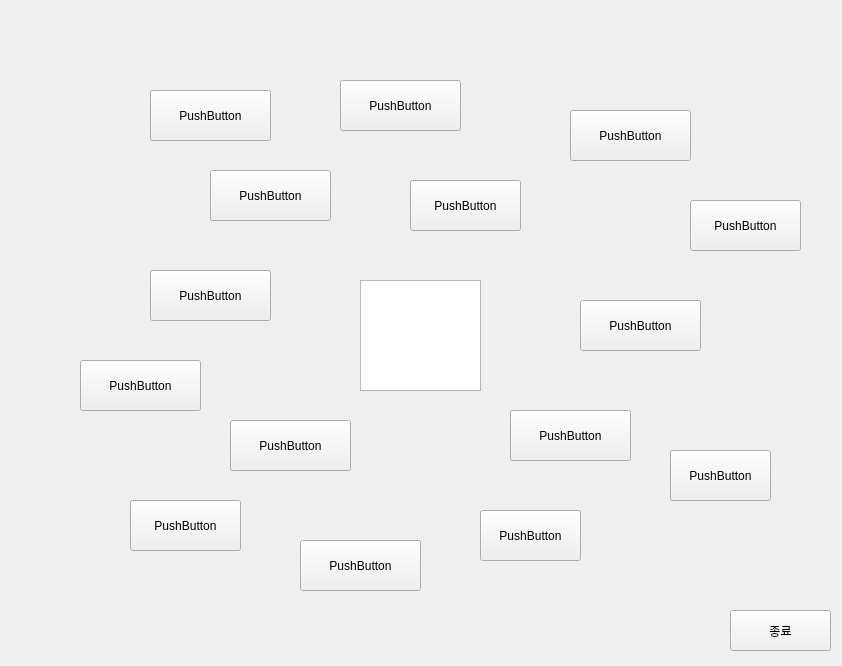
<?xml version="1.0" encoding="UTF-8"?>
<ui version="4.0">
 <class>Form</class>
 <widget class="QWidget" name="Form">
  <property name="geometry">
   <rect>
    <x>0</x>
    <y>0</y>
    <width>842</width>
    <height>666</height>
   </rect>
  </property>
  <property name="windowTitle">
   <string>Form</string>
  </property>
  <widget class="QPushButton" name="pushButton_1">
   <property name="geometry">
    <rect>
     <x>300</x>
     <y>540</y>
     <width>121</width>
     <height>51</height>
    </rect>
   </property>
   <property name="text">
    <string>PushButton</string>
   </property>
  </widget>
  <widget class="QPushButton" name="pushButton_2">
   <property name="geometry">
    <rect>
     <x>340</x>
     <y>80</y>
     <width>121</width>
     <height>51</height>
    </rect>
   </property>
   <property name="text">
    <string>PushButton</string>
   </property>
  </widget>
  <widget class="QPushButton" name="pushButton_3">
   <property name="geometry">
    <rect>
     <x>580</x>
     <y>300</y>
     <width>121</width>
     <height>51</height>
    </rect>
   </property>
   <property name="text">
    <string>PushButton</string>
   </property>
  </widget>
  <widget class="QPushButton" name="pushButton_4">
   <property name="geometry">
    <rect>
     <x>150</x>
     <y>90</y>
     <width>121</width>
     <height>51</height>
    </rect>
   </property>
   <property name="text">
    <string>PushButton</string>
   </property>
  </widget>
  <widget class="QPushButton" name="pushButton_5">
   <property name="geometry">
    <rect>
     <x>570</x>
     <y>110</y>
     <width>121</width>
     <height>51</height>
    </rect>
   </property>
   <property name="text">
    <string>PushButton</string>
   </property>
  </widget>
  <widget class="QPushButton" name="pushButton_6">
   <property name="geometry">
    <rect>
     <x>210</x>
     <y>170</y>
     <width>121</width>
     <height>51</height>
    </rect>
   </property>
   <property name="text">
    <string>PushButton</string>
   </property>
  </widget>
  <widget class="QPushButton" name="pushButton_7">
   <property name="geometry">
    <rect>
     <x>150</x>
     <y>270</y>
     <width>121</width>
     <height>51</height>
    </rect>
   </property>
   <property name="text">
    <string>PushButton</string>
   </property>
  </widget>
  <widget class="QPushButton" name="pushButton_8">
   <property name="geometry">
    <rect>
     <x>80</x>
     <y>360</y>
     <width>121</width>
     <height>51</height>
    </rect>
   </property>
   <property name="text">
    <string>PushButton</string>
   </property>
  </widget>
  <widget class="QPushButton" name="pushButton_9">
   <property name="geometry">
    <rect>
     <x>510</x>
     <y>410</y>
     <width>121</width>
     <height>51</height>
    </rect>
   </property>
   <property name="text">
    <string>PushButton</string>
   </property>
  </widget>
  <widget class="QTextBrowser" name="second_text">
   <property name="geometry">
    <rect>
     <x>360</x>
     <y>280</y>
     <width>121</width>
     <height>111</height>
    </rect>
   </property>
  </widget>
  <widget class="QPushButton" name="pushButton_10">
   <property name="geometry">
    <rect>
     <x>230</x>
     <y>420</y>
     <width>121</width>
     <height>51</height>
    </rect>
   </property>
   <property name="text">
    <string>PushButton</string>
   </property>
  </widget>
  <widget class="QPushButton" name="exitButton">
   <property name="geometry">
    <rect>
     <x>730</x>
     <y>610</y>
     <width>101</width>
     <height>41</height>
    </rect>
   </property>
   <property name="text">
    <string>종료</string>
   </property>
  </widget>
  <widget class="QPushButton" name="pushButton_15">
   <property name="geometry">
    <rect>
     <x>130</x>
     <y>500</y>
     <width>111</width>
     <height>51</height>
    </rect>
   </property>
   <property name="text">
    <string>PushButton</string>
   </property>
  </widget>
  <widget class="QPushButton" name="pushButton_11">
   <property name="geometry">
    <rect>
     <x>480</x>
     <y>510</y>
     <width>101</width>
     <height>51</height>
    </rect>
   </property>
   <property name="text">
    <string>PushButton</string>
   </property>
  </widget>
  <widget class="QPushButton" name="pushButton_12">
   <property name="geometry">
    <rect>
     <x>670</x>
     <y>450</y>
     <width>101</width>
     <height>51</height>
    </rect>
   </property>
   <property name="text">
    <string>PushButton</string>
   </property>
  </widget>
  <widget class="QPushButton" name="pushButton_13">
   <property name="geometry">
    <rect>
     <x>410</x>
     <y>180</y>
     <width>111</width>
     <height>51</height>
    </rect>
   </property>
   <property name="text">
    <string>PushButton</string>
   </property>
  </widget>
  <widget class="QPushButton" name="pushButton_14">
   <property name="geometry">
    <rect>
     <x>690</x>
     <y>200</y>
     <width>111</width>
     <height>51</height>
    </rect>
   </property>
   <property name="text">
    <string>PushButton</string>
   </property>
  </widget>
 </widget>
 <resources/>
 <connections/>
</ui>
